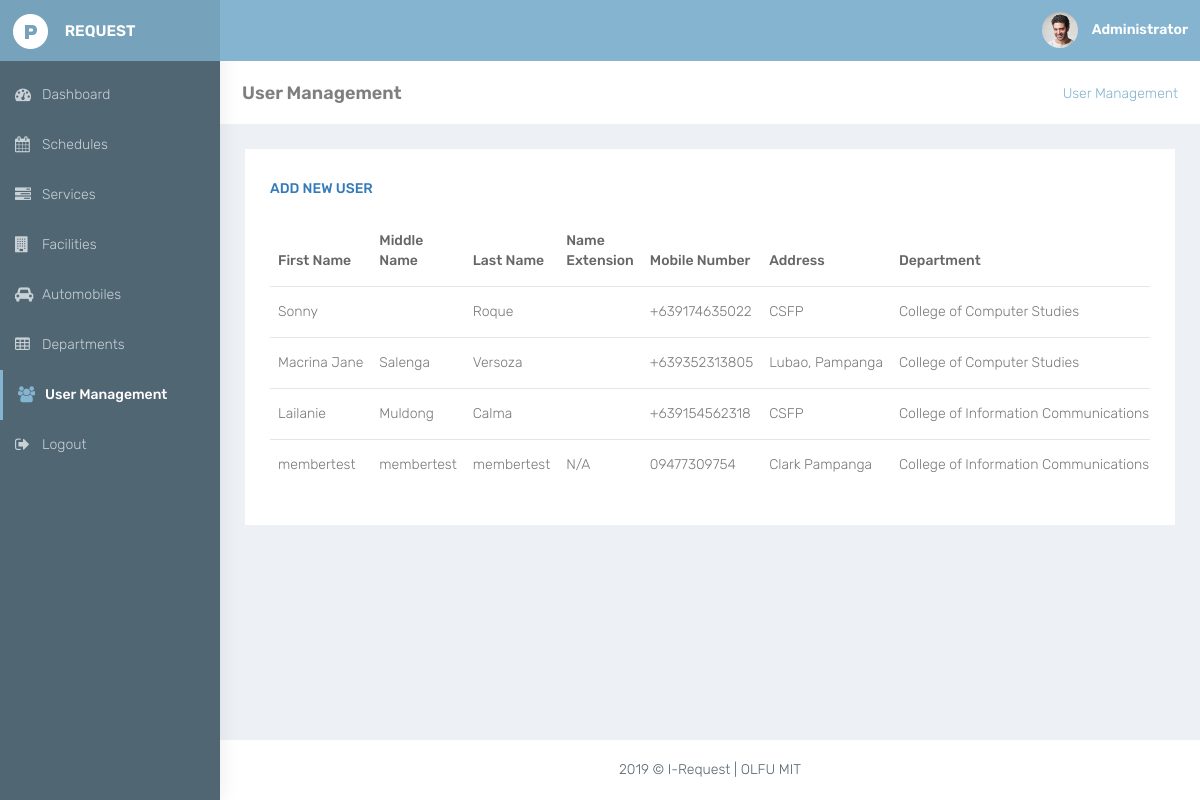
The app's page /user_management.php (signed in) with its own data.
### tables this page shows
CREATE TABLE `users_tb` (
  `user_id` int(10) NOT NULL,
  `first_name` varchar(300) NOT NULL,
  `middle_name` varchar(300) NOT NULL,
  `last_name` varchar(300) NOT NULL,
  `name_extension` varchar(300) NOT NULL,
  `mobile_number` varchar(300) NOT NULL,
  `address` varchar(300) NOT NULL,
  `username` varchar(300) NOT NULL,
  `password` varchar(300) NOT NULL,
  `department_id` int(10) NOT NULL,
  `role_type` varchar(300) DEFAULT NULL,
  `user_status` varchar(300) NOT NULL
);

CREATE TABLE `department_tb` (
  `department_id` int(10) NOT NULL,
  `department_name` varchar(500) NOT NULL,
  `department_description` varchar(500) NOT NULL
);

### controllers/database_functions.php (called while the page is built, shortened)
<?php
if(!function_exists('countResult')){
    function countResult($conn, $query){
        $query = mysqli_query($conn, $query);
        $result = mysqli_num_rows($query);
        return $result;
    }
}
?>

### controllers/department_functions.php (called while the page is built, shortened)
               <?php
if(!function_exists('getDepartmentDetailsByDepartmentId')){
    function getDepartmentDetailsByDepartmentId($conn, $department_id){
        include "database_functions.php";
        $department_details = array();
        $users_count = countResult($conn, "SELECT * from users_tb where department_id = '$department_id'");
        $query = mysqli_query($conn, "SELECT * from department_tb where department_id = '$department_id'");
        while($row = mysqli_fetch_array($query)){
            array_push($department_details, $row['department_name'], $row['department_description'], $users_count);
        }
        return $department_details;
    }
}
        ?>

### controllers/users_functions.php (the view, shortened to what this page needs)
<?php
if(!function_exists('getUsersData')){
    function getUsersData($conn){
        include "department_functions.php";
        if($_SESSION['role_type'] == "Admin"){
            $query = mysqli_query($conn, "SELECT * from users_tb ORDER BY department_id");
        }else{
            $departmentid = getUserDetailsByUsername($conn, $_SESSION['user'])[8];
            $query = mysqli_query($conn, "SELECT * from users_tb where department_id = '$departmentid' ORDER BY user_id");
        }
        if(! $query){
            echo mysqli_error($conn);
        }else{
            if(mysqli_num_rows($query)>0){
                while($row = mysqli_fetch_array($query)){
                    ?>
                     <tr>
                        <td class="txt-oflo"><?php echo $row['first_name'] ?></td>
                        <td><?php echo $row['middle_name'] ?></td>
                        <td class="txt-oflo"><?php echo $row['last_name'] ?></td>
                        <td class="txt-oflo"><?php echo $row['name_extension'] ?></td>
                        <td class="txt-oflo"><?php echo $row['mobile_number'] ?></td>
                        <td class="txt-oflo"><?php echo $row['address'] ?></td>
                        <td class="txt-oflo"><?php echo getDepartmentDetailsByDepartmentId($conn, $row['department_id'])[0]; ?></td>
                    </tr>
                    <?php
                }
            }else{
                echo "No Users Found";
            }
        }
    }
}
        ?>

### resources/css/colors/blue-dark.css (style rules this page uses)
body { background:#516673 }

### records on screen
users_tb: first_name "Sonny", last_name "Roque", mobile_number "+639174635022", address "CSFP", department.department_name "College of Computer Studies"
users_tb: first_name "Macrina Jane", middle_name "Salenga", last_name "Versoza", mobile_number "+639352313805", address "Lubao, Pampanga", department_id "College of Computer Studies"
users_tb: first_name "Lailanie", middle_name "Muldong", last_name "Calma", mobile_number "+639154562318", address "CSFP", department.department_name "College of Information Communications…"
users_tb: first_name "membertest", middle_name "membertest", last_name "membertest", name_extension "N/A", mobile_number "09477309754", address "Clark Pampanga", department_id "College of Information Communications…"
